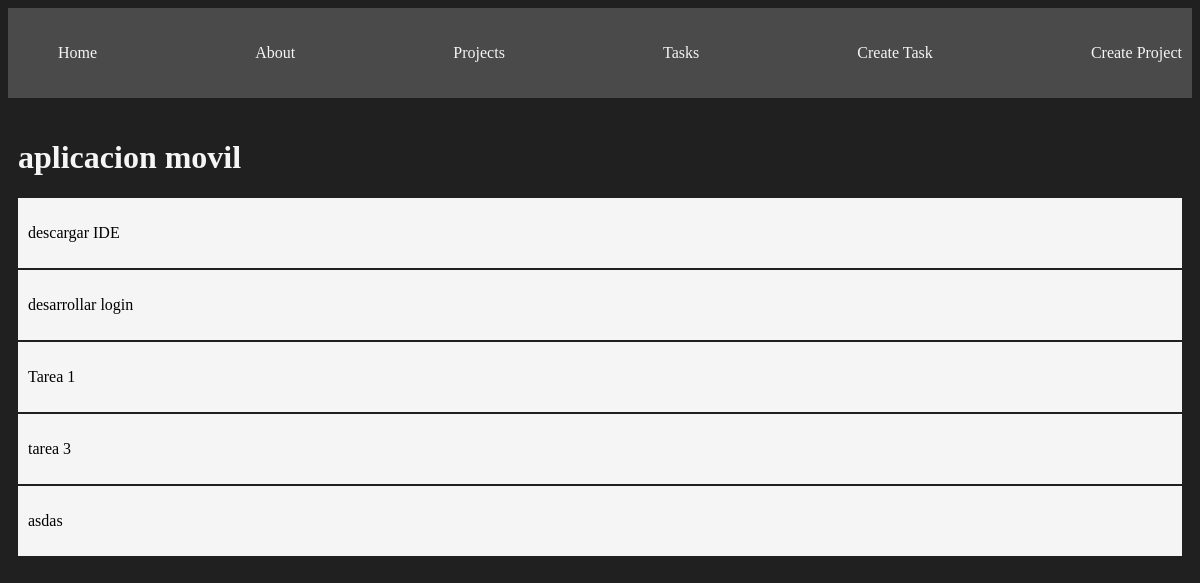
/projects/1, run on the app's committed database.
### myapp/models.py (models this page shows, shortened)
class Project(models.Model):
    name = models.CharField(max_length=200)
    def __str__(self):
        return self.name

class Task(models.Model):
    title = models.CharField(max_length=200)
    description = models.TextField()
    project = models.ForeignKey(Project, on_delete=models.CASCADE)
    done = models.BooleanField(default=False)

### myapp/views.py (the view)
# urls.py: path('projects/<int:id>', views.project_detail, name="project_detail"),
def project_detail(request, id):
    project = get_object_or_404(Project, id=id )
    print(project)
    tasks = Task.objects.filter(project_id = id)
    return render(request, 'projects/detail.html', {'project':project, 'tasks': tasks})

### myapp/templates/projects/detail.html
{% extends 'layouts/base.html' %}
{% load static %}
{% block content %}
    <h1>{{project}}</h1>
    {% for task in tasks %}
    <div class="card">
        <p>{{ task.title }}</p>
    </div>
    {% endfor %}
{% endblock %}

### myapp/static/styles/main.css (style rules this page uses)
body { background: #202020; color: whitesmoke; }
.card { background: whitesmoke; color: black; padding: 10px; margin-bottom: 2px; }

### data on the page
Project: name "aplicacion movil"
Task: title "descargar IDE"
Task: title "desarrollar login"
Task: title "Tarea 1"
Task: title "tarea 3"
Task: title "asdas"
